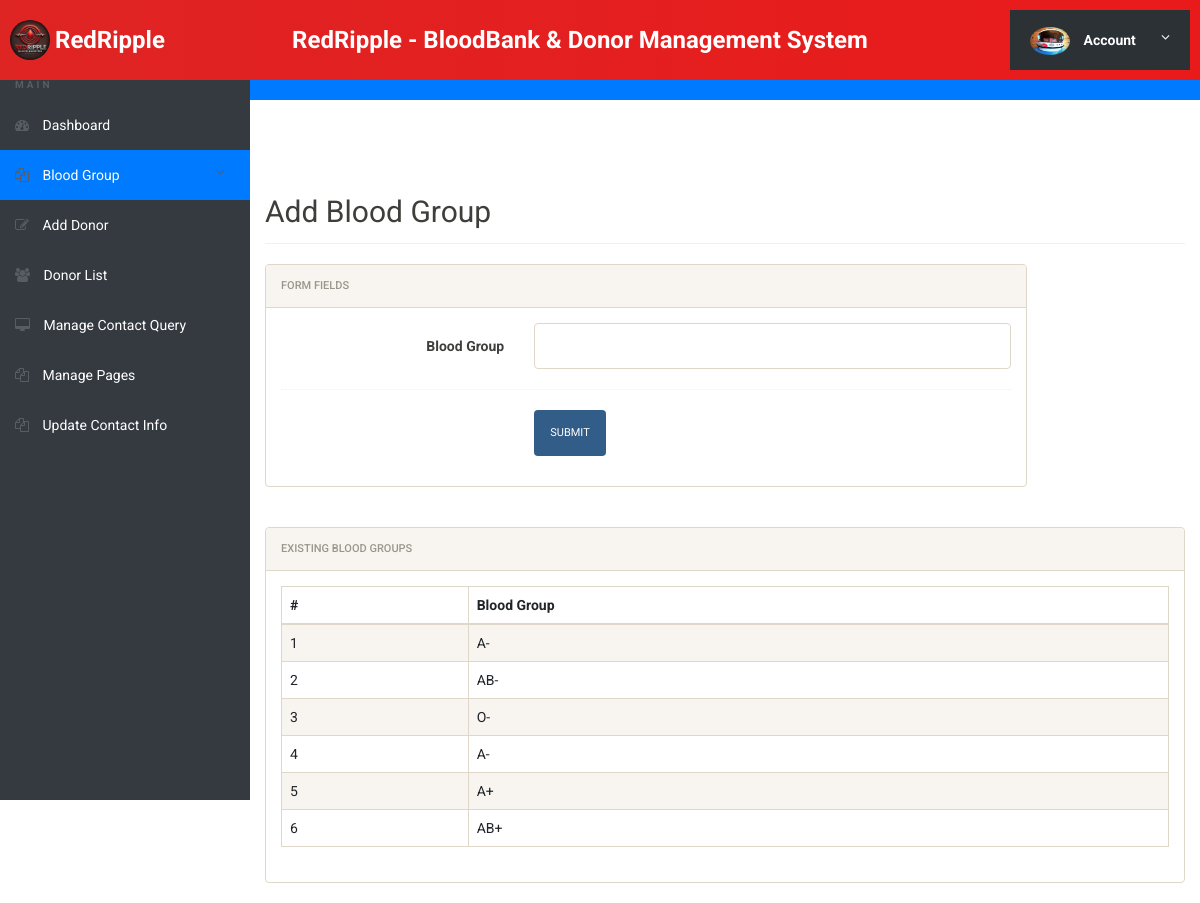
The page /bbdms/admin/add-bloodgroup.php (signed in) on the database as committed earlier.
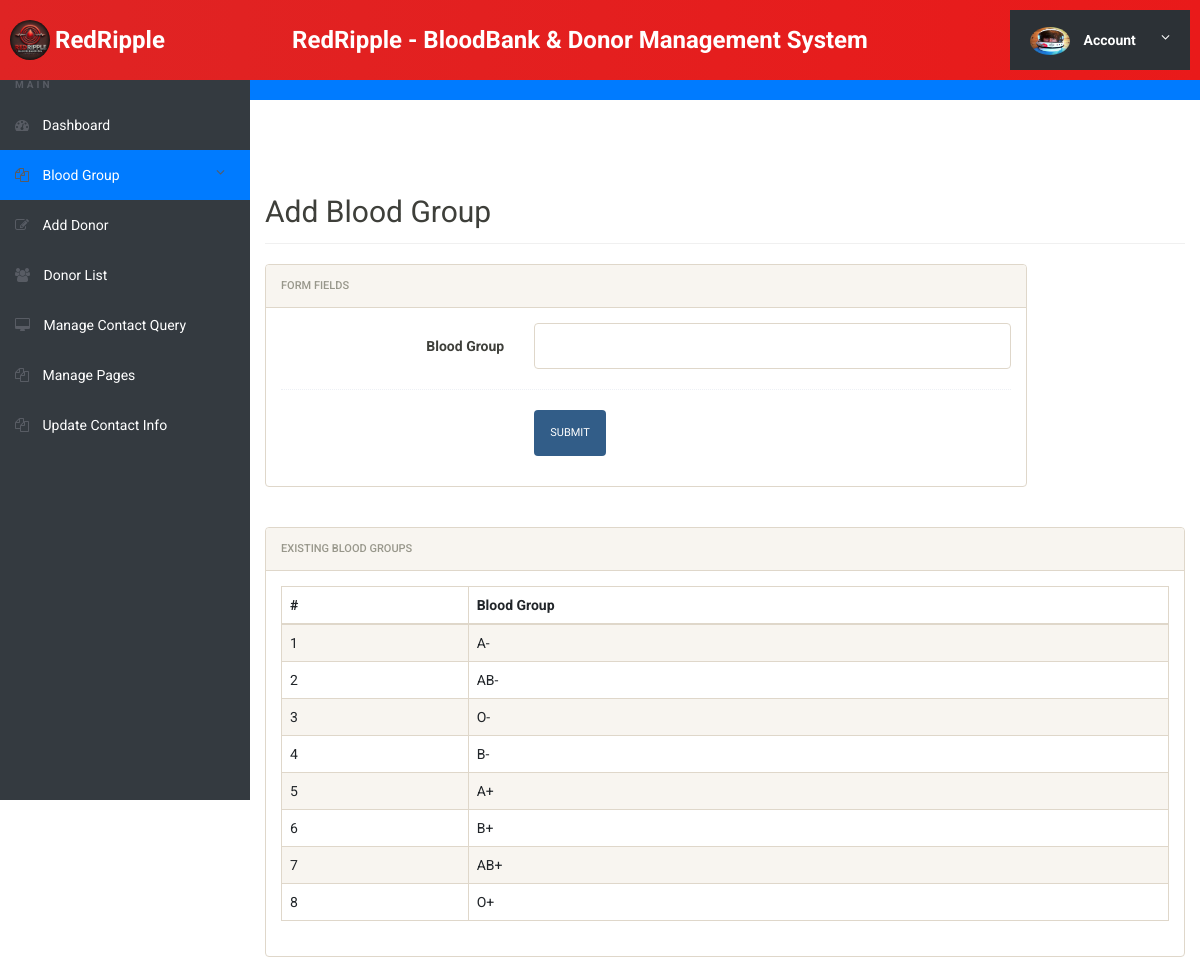
The same page on the database as committed later.
### tables this page shows
CREATE TABLE `tblbloodgroup` (
  `id` int(11) NOT NULL,
  `BloodGroup` varchar(20) DEFAULT NULL,
  `PostingDate` timestamp NOT NULL DEFAULT current_timestamp()
);

### bbdms/admin/add-bloodgroup.php (the view, shortened to what this page needs)
<?php
include('includes/config.php');
if(strlen($_SESSION['alogin'])==0) {
    header('location:index.php');
} else {
?>
<!doctype html>
<html lang="en" class="no-js">
<head>
    <link rel="stylesheet" href="css/font-awesome.min.css">
    <link rel="stylesheet" href="css/bootstrap.min.css">
    <link rel="stylesheet" href="css/dataTables.bootstrap.min.css">
    <link rel="stylesheet" href="css/bootstrap-social.css">
    <link rel="stylesheet" href="css/bootstrap-select.css">
    <link rel="stylesheet" href="css/fileinput.min.css">
    <link rel="stylesheet" href="css/awesome-bootstrap-checkbox.css">
    <link rel="stylesheet" href="css/style.css">
</head>
<body>
    <?php include('includes/header.php'); ?>
    <div class="ts-main-content">
        <?php include('includes/leftbar.php'); ?>
        <div class="content-wrapper">
            <div class="container-fluid">
                <div class="row">
                    <div class="col-md-12">
                        <h2 class="page-title">Add Blood Group</h2>
                        <div class="row">
                            <div class="col-md-10">
                                <div class="panel panel-default">
                                    <div class="panel-heading">Form Fields</div>
                                    <div class="panel-body">
                                        <form method="post" name="addbloodgroup" class="form-horizontal" onSubmit="return valid();">
                                            <div class="form-group">
                                                <label class="col-sm-4 control-label">Blood Group</label>
                                                <div                                                <div class="col-sm-8">
                                                    <input type="text" class="form-control" name="bloodgroup" id="bloodgroup" required>
                                                </div>
                                            </div>
                                            <div class="hr-dashed"></div>
                                            <div class="form-group">
                                                <div class="col-sm-8 col-sm-offset-4">
                                                    <button class="btn btn-primary" name="submit" type="submit">Submit</button>
                                                </div>
                                            </div>
                                        </form>
                                    </div>
                                </div>
                            </div>
                        </div>
                        <div class="row blood-group-list">
                            <div class="col-md-12">
                                <div class="panel panel-default">
                                    <div class="panel-heading">Existing Blood Groups</div>
                                    <div class="panel-body">
                                        <table class="table table-striped table-bordered">
                                            <thead>
                                                <tr>
                                                    <th>#</th>
                                                    <th>Blood Group</th>
                                                </tr>
                                            </thead>
                                            <tbody>
                                                <?php
                                                $sql = "SELECT * FROM tblbloodgroup";
                                                $query = $dbh->prepare($sql);
                                                $query->execute();
                                                $results = $query->fetchAll(PDO::FETCH_OBJ);
                                                $cnt = 1;
                                                if ($query->rowCount() > 0) {
                                                    foreach ($results as $result) {
                                                        echo "<tr>
                                                                <td>" . htmlentities($cnt) . "</td>
                                                                <td>" . htmlentities($result->BloodGroup) . "</td>
                                                              </tr>";
                                                        $cnt++;
                                                    }
                                                } else {
                                                    echo "<tr><td colspan='2'>No Blood Groups Found</td></tr>";
                                                }
                                                ?>
                                            </tbody>
                                        </table>
                                    </div>
                                </div>
                            </div>
                        </div>
                    </div>
                </div>
            </div>
        </div>
    </div>
</body>
</html>
<?php } ?>

Rows that differ between the two databases and show on the page:
changed tblbloodgroup (number 4 of 8 on the later page): BloodGroup "A-" → "B-"
added tblbloodgroup: BloodGroup "B+"
added tblbloodgroup: BloodGroup "O+"
